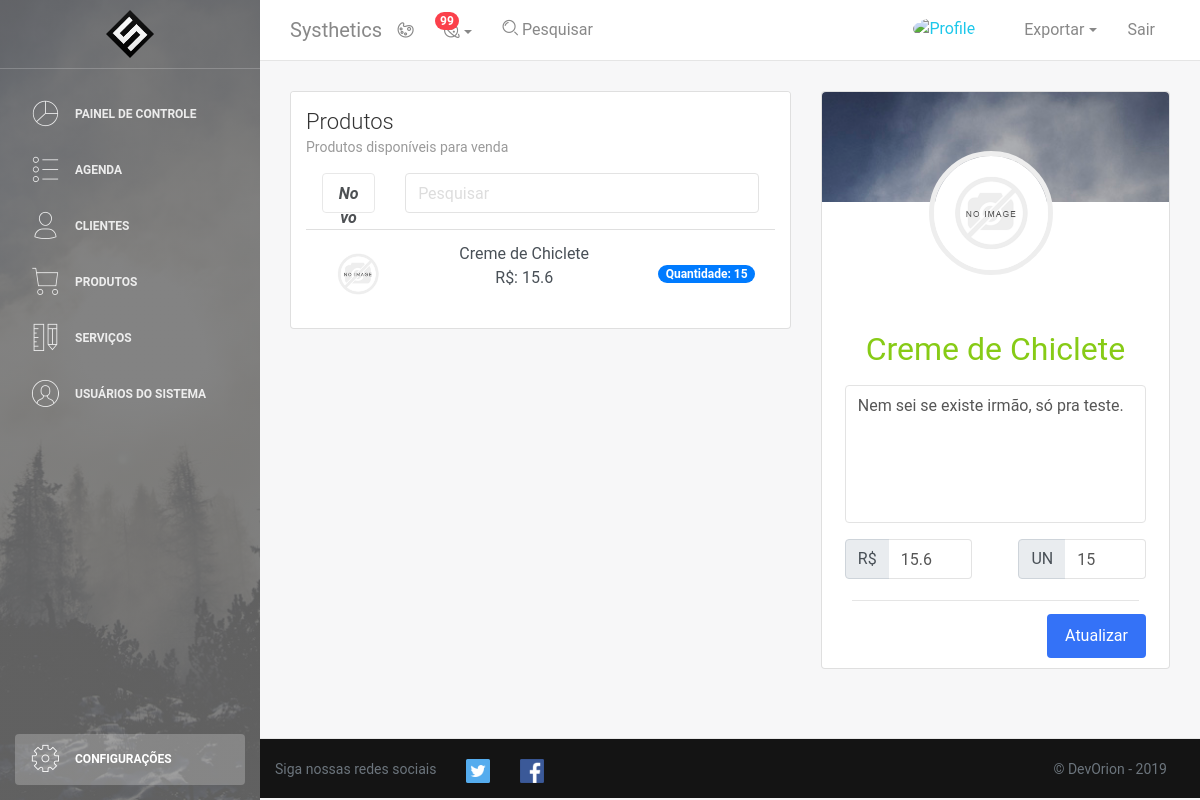
/produtos.php?id=1, run on an earlier commit of the app's database.
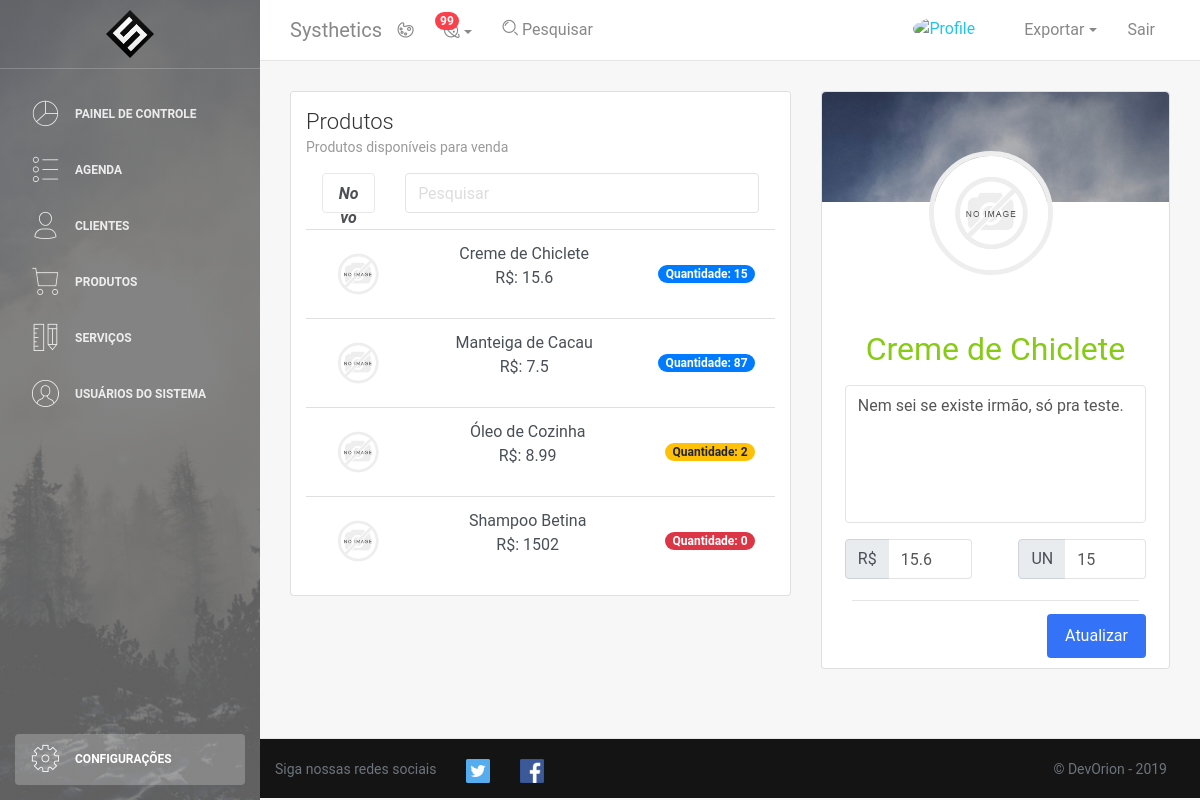
And on a later commit of the database.
### tables this page shows
CREATE TABLE IF NOT EXISTS Produto (
	id INT AUTO_INCREMENT UNIQUE,
	nome VARCHAR(128) NOT NULL,
	descricao VARCHAR(512),
	preco DOUBLE NOT NULL,
	quantidade DOUBLE DEFAULT 0,
	foto VARCHAR(256) DEFAULT "img/produto/default.png",
	PRIMARY KEY(id)
);

### DAO/produtoDAO.php (called while the page is built, shortened)
<?php
    require("conn.php");
    class ProdutoDAO{
        function listar($busca){
            $conexao = conectar();
            $busca = "%" . $busca . "%";
            $query = "SELECT * FROM produto WHERE UPPER(nome) LIKE UPPER(?);";
            $stmt = mysqli_prepare($conexao,$query);
            mysqli_stmt_bind_param($stmt,"s",$busca);
            $resultado = executar_SQL($conexao,$stmt);
            return lerResultado($resultado);
        }
        function get($id){
            $conexao = conectar();
            $query = "SELECT id, nome, descricao, preco, quantidade, foto FROM produto WHERE id = ?;";
            $stmt = mysqli_prepare($conexao,$query);
            mysqli_stmt_bind_param($stmt,"i",$id);
            $resultado = executar_SQL($conexao,$stmt);
            return lerResultado($resultado)[0];
        }
    }
?>

### DAO/conn.php (called while the page is built, shortened)
<?php
if(!function_exists('executar_SQL')){
    function executar_SQL($conexao, $stmt){
        mysqli_stmt_execute($stmt) or die("Falha ao executar a consulta: " . $stmt->error);
        $resultado = mysqli_stmt_get_result($stmt);
        return $resultado;
    }
}
if(!function_exists('lerResultado')){
    function lerResultado($resultado){
        $arrayResultado = [];
        for($i=0;$i<mysqli_num_rows($resultado);$i++){
            $arrayResultado[$i] = mysqli_fetch_assoc($resultado);
        }
        return $arrayResultado;
    }
}
?>

### produtos.php (the view, shortened to what this page needs)
<!DOCTYPE html>
<html lang="pt--br">
<head>
    <link rel="stylesheet" href="https://maxcdn.bootstrapcdn.com/font-awesome/latest/css/font-awesome.min.css" />
    <link href="css/bootstrap.min.css" rel="stylesheet"/>
    <link href="css/light-bootstrap-dashboard.css" rel="stylesheet" />
    <link href="css/dashboard-style.css" rel="stylesheet" />
    <link href="css/user.css" rel="stylesheet" type="text/css" >
    <?php require "DAO/produtoDAO.php";
        $produtoDAO = new ProdutoDAO();
        $busca = "";
        $produtos = $produtoDAO->listar($busca);
        if(isset($_GET['id'])){
            $prodView = $produtoDAO->get($_GET['id']);
        }
    ?>
</head>
<body>
    <?php require_once "php/printMenu.php"?>
    <div class="main-panel">
        <?php require_once "php/printNavbar.php"?>
        <div class="content">
            <div class="container-fluid">
                <div class="row">
                    <div class="col-md-7">
                            <div class="card">
                                <div class="card-header">
                                    <h4 class="card-title">Produtos</h4>
                                    <p class="card-category">Produtos disponíveis para venda</p>
                                </div>
                                <div class="card-body">
                                    <div class="row mb-3">
                                        <div class="col-2 ml-3" >
                                            <a class="btn btn-success form-control" role="button" data-toggle="modal" data-target="#modalCadastroUsuario">
                                                <i><strong> Novo</strong></i>
                                            </a>
                                        </div>
                                        <div class="col mr-3">
                                            <input class="form-control" type="search" name="search" placeholder="Pesquisar">
                                        </div>
                                    </div>
                                    <div class="list-group list-group-flush">
                                        <?php
                                        if(count($produtos) != 0){
                                            foreach($produtos as $produto){
                                                ?>
                                                <a href="produtos.php?id=<?php echo $produto['id'];?>" class="list-group-item text-center d-flex justify-content-between align-items-center list-group-item-action">
                                                    <img class="pic"src="<?php echo $produto['foto']; ?>" width="64" height="64">
                                                    <p>
                                                        <?php echo $produto['nome']; ?><br>
                                                        <span> R$: <?php echo $produto['preco']; ?></span>
                                                    </p>
                                                    <span class="badge <?php if ($produto['quantidade'] <= 0) { echo 'badge-danger';}elseif($produto['quantidade'] <= 10){echo 'badge-warning';}else{ echo 'badge-primary';}?> badge-pill">Quantidade: <?php echo $produto['quantidade'];?></span>
                                                </a>
                                            <?php
                                            }
                                        }
                                        ?>
                                    </div>
                                </div>
                            </div>
                        </div>
                        <div class="col-md-5">
                            <div class="card card-user">
                                <div class="card-image">
                                    <img class="img-cover" src="img/banner.jpg" alt="...">
                                </div>
                                <div class="card-body">
                                    <div class="author">
                                        <form id="formImagem" name="formImagem" action="php/atualizarImagemProduto.php" method="POST" enctype="multipart/form-data">
                                            <label for="imagem">
                                                <p class="mt-1">
                                                    <img class="avatar pic border-gray imgperfil" src="<?php echo $prodView['foto'] ;?>" alt="profile">
                                                </p>
                                            </label>
                                        </form>
                                        <form id="formProduto" name="formProduto" action="" method="POST">
                                            <div class="row">
                                                <div class="col mx-2 ">
                                                  <input type="productname" class="text-success form-control inpt borderless" id="nome" name="nome" value="<?php echo $prodView['nome'] ;?>" required>
                                                </div>
                                              </div>
                                              <div class="row">
                                                <div class="col mx-2">
                                                    <textarea class="form-control desc my-3" rows="5" name="description" id="description" form="formProduto"><?php echo $prodView['descricao'];?> </textarea>
                                                </div>
                                              </div>
                                                <div class="row">
                                                  <div class="col mx-2">
                                                        <div class="input-group mb-3">
                                                            <div class="input-group-prepend">
                                                                <span class="input-group-text" id="basic-addon1">R$</span>
                                                            </div>
                                                            <input type="price" class="form-control" placeholder="2019,99" aria-label="price" aria-describedby="price" value="<?php echo $prodView['preco'] ;?>">
                                                        </div>
                                                  </div>
                                                  <div class="col mx-2">
                                                      <div class="input-group mb-3">
                                                            <div class="input-group-prepend">
                                                                <span class="input-group-text" id="basic-addon1">UN</span>
                                                            </div>
                                                            <input type="quantity" class="form-control" placeholder="10" aria-label="price" aria-describedby="price" value="<?php echo $prodView['quantidade'] ;?>">
                                                        </div>
                                                  </div>
                                                </div>
                                                <hr>
                                                <button type="submit" class="btn btn-primary btn-fill pull-right mx-2 mt-2" <?php if($prodView['id']==0){ echo 'disabled';}?>>Atualizar</button>
                                        </form>
                                    </div>
                                </div>
                            </div>
                        </div>
                </div>
        </div>
        </div>
        <?php require_once "php/printFooter.php"?>
        </div>
        </div>
</body>
</html>

### php/printMenu.php
<div class="wrapper">
        <div class="sidebar" data-image="img/banner.png" data-color="black">
            <div class="sidebar-wrapper">
                <div class="logo text-center">
                    <img class="mx-5" src="img/logo.png" alt="" width="48" height="48">
                </div>
                <ul class="nav">
                    <li>
                        <a class="nav-link" href="dashboard.php">
                            <i class="nc-icon nc-chart-pie-35"></i>
                            <p>Painel de Controle</p>
                        </a>
                    </li>
                    <li>
                        <a class="nav-link" href="agenda.php">
                            <i class="nc-icon nc-bullet-list-67"></i>
                            <p>Agenda</p>
                        </a>
                    </li>
                    <li class="nav-item">
                        <a class="nav-link" href="clientes.php">
                            <i class="nc-icon nc-single-02"></i>
                            <p>Clientes</p>
                        </a>
                    </li>
                    <li>
                        <a class="nav-link" href="produtos.php">
                            <i class="nc-icon nc-cart-simple"></i>
                            <p>Produtos</p>
                        </a>
                    </li>
                    <li>
                        <a class="nav-link" href="servicos.php">
                            <i class="nc-icon nc-ruler-pencil"></i>
                            <p>Serviços</p>
                        </a>
                    </li>
                    <li>
                        <a class="nav-link" href="usuarios.php">
                            <i class="nc-icon nc-circle-09"></i>
                            <p>Usuários do Sistema</p>
                        </a>
                    </li>
                    <li class="nav-item active active-pro">
                        <a class="nav-link active" href="configuracoes.php">
                            <i class="nc-icon nc-settings-gear-64"></i>
                            <p>Configurações</p>
                        </a>
                    </li>
                </ul>
            </div>
        </div>

### php/printNavbar.php (shortened to what this page needs)
<nav class="navbar navbar-expand-lg " color-on-scroll="500">
                <div class=" container-fluid  ">
                    <a class="navbar-brand" href="#"> Systhetics </a>
                    <div class="collapse navbar-collapse justify-content-end" id="navigation">
                        <ul class="nav navbar-nav mr-auto">
                            <li class="nav-item">
                                <a href="#" class="nav-link" data-toggle="dropdown">
                                    <i class="nc-icon nc-palette"></i>
                                </a>
                            </li>
                            <li class="dropdown nav-item">
                                <a href="#" class="dropdown-toggle nav-link" data-toggle="dropdown">
                                    <i class="nc-icon nc-planet"></i>
                                    <span class="notification">99</span>
                                </a>
                            </li>
                            <li class="nav-item">
                                <a href="#" class="nav-link">
                                    <i class="nc-icon nc-zoom-split"></i>
                                    <span class="d-lg-block">&nbsp;Pesquisar</span>
                                </a>
                            </li>
                        </ul>
                        <ul class="navbar-nav ml-auto">
                            <li class="nav-item">
                                <a class="" href="./perfilUsuario.php?id=<?php echo $_SESSION['id']; ?>">
                                    <img class="rounded-circle mx-0" src="<?php echo $_SESSION['foto']; ?>" alt="Profile" width="32" height="32">
                                </a>
                                <a class="nav-link" href="./perfilUsuario.php?id=<?php echo $_SESSION['id']; ?>">
                                </a>
                            </li>
                            <li class="nav-item dropdown">
                                <a class="nav-link dropdown-toggle" href="http://example.com" id="navbarDropdownMenuLink" data-toggle="dropdown" aria-haspopup="true" aria-expanded="false">
                                    <span class="no-icon">Exportar</span>
                                </a>
                            </li>
                            <li class="nav-item">
                                <a class="nav-link" href="index.php">
                                    <span class="no-icon">Sair</span>
                                </a>
                            </li>
                        </ul>
                    </div>
                </div>
</nav>

### php/printFooter.php (shortened to what this page needs)
<footer class="footer text-muted">
    <div class="container">
        <nav>
            <ul class="footer-menu ">
                <li>
                    <a class="text-muted text-left">
                        Siga nossas redes sociais
                    </a>
                </li>
                <li>
                    <a target="_blank" href="http://www.twitter.com">
                        <img src="img/twitter.png" width="24" height="24">
                    </a>
                </li>
                <li>
                    <a target="_blank" href="http://www.facebook.com">
                        <img src="img/facebook.png" width="24" height="24">
                    </a>
                </li>
            </ul>
        <p class="copyright text-right">
            <span class="text-light text-muted">&copy; DevOrion -
             </span>
        </p>
        </nav>
    </div>
</footer>

### css/dashboard-style.css (style rules this page uses)
.img-cover { object-fit: cover; }

### css/user.css (style rules this page uses)
.pic { object-fit: cover; cursor: pointer; }
.borderless { border: none !important; background: transparent !important; font-size: 32px; text-align: center; }
.desc { resize: none; }

What changed in the data, as far as the page shows it:
added produto: foto (placeholder picture), nome "Manteiga de Cacau", preco "7.5", quantidade "87"
added produto: foto (placeholder picture), nome "Óleo de Cozinha", preco "8.99", quantidade "2"
added produto: foto (placeholder picture), nome "Shampoo Betina", preco "1502", quantidade "0"
